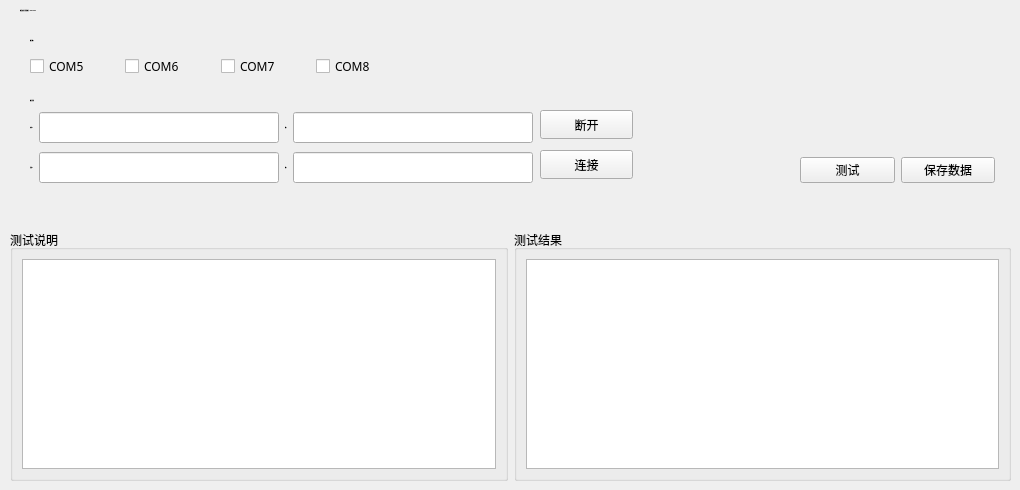
        <widget class="QWidget" name="testexecute_page5">
         <widget class="QWidget" name="layoutWidget_4">
          <property name="geometry">
           <rect>
            <x>10</x>
            <y>230</y>
            <width>1001</width>
            <height>251</height>
           </rect>
          </property>
          <layout class="QGridLayout" name="gridLayout_14">
           <item row="0" column="0">
            <widget class="QGroupBox" name="groupBox_5">
             <property name="title">
              <string>测试说明</string>
             </property>
             <layout class="QGridLayout" name="gridLayout_15">
              <item row="0" column="0">
               <widget class="QTextBrowser" name="testexecute_page5_textBrowser_guide"/>
              </item>
             </layout>
            </widget>
           </item>
           <item row="0" column="1">
            <widget class="QGroupBox" name="groupBox_6">
             <property name="title">
              <string>测试结果</string>
             </property>
             <layout class="QGridLayout" name="gridLayout_16">
              <item row="0" column="0">
               <widget class="QTextBrowser" name="testexecute_page5_textBrowser_log"/>
              </item>
             </layout>
            </widget>
           </item>
          </layout>
         </widget>
         <widget class="QLabel" name="testexecute_page5_label_11">
          <property name="geometry">
           <rect>
            <x>30</x>
            <y>90</y>
            <width>153</width>
            <height>21</height>
           </rect>
          </property>
          <property name="font">
           <font>
            <family>Microsoft YaHei</family>
            <pointsize>-1</pointsize>
            <weight>75</weight>
            <bold>true</bold>
           </font>
          </property>
          <property name="text">
           <string>测试配置</string>
          </property>
         </widget>
         <widget class="QWidget" name="layoutWidget_5">
          <property name="geometry">
           <rect>
            <x>30</x>
            <y>50</y>
            <width>375</width>
            <height>33</height>
           </rect>
          </property>
          <layout class="QGridLayout" name="gridLayout_17">
           <item row="0" column="0">
            <widget class="QCheckBox" name="testexecute_page5_checkBox_com5">
             <property name="font">
              <font>
               <family>Microsoft YaHei</family>
               <pointsize>9</pointsize>
              </font>
             </property>
             <property name="text">
              <string>COM5</string>
             </property>
            </widget>
           </item>
           <item row="0" column="1">
            <widget class="QCheckBox" name="testexecute_page5_checkBox_com6">
             <property name="font">
              <font>
               <family>Microsoft YaHei</family>
               <pointsize>9</pointsize>
              </font>
             </property>
             <property name="text">
              <string>COM6</string>
             </property>
            </widget>
           </item>
           <item row="0" column="2">
            <widget class="QCheckBox" name="testexecute_page5_checkBox_com7">
             <property name="font">
              <font>
               <family>Microsoft YaHei</family>
               <pointsize>9</pointsize>
              </font>
             </property>
             <property name="text">
              <string>COM7</string>
             </property>
            </widget>
           </item>
           <item row="0" column="3">
            <widget class="QCheckBox" name="testexecute_page5_checkBox_com8">
             <property name="font">
              <font>
               <family>Microsoft YaHei</family>
               <pointsize>9</pointsize>
              </font>
             </property>
             <property name="text">
              <string>COM8</string>
             </property>
            </widget>
           </item>
          </layout>
         </widget>
         <widget class="QWidget" name="layoutWidget_6">
          <property name="geometry">
           <rect>
            <x>30</x>
            <y>110</y>
            <width>503</width>
            <height>35</height>
           </rect>
          </property>
          <layout class="QGridLayout" name="gridLayout_18">
           <item row="0" column="0">
            <widget class="QLabel" name="testexecute_page5_label_12">
             <property name="font">
              <font>
               <family>Microsoft YaHei</family>
               <pointsize>-1</pointsize>
               <weight>75</weight>
               <bold>true</bold>
              </font>
             </property>
             <property name="text">
              <string>本地IP</string>
             </property>
            </widget>
           </item>
           <item row="0" column="1">
            <widget class="QLineEdit" name="testexecute_page5_lineEdit_local_ip">
             <property name="font">
              <font>
               <family>Microsoft YaHei</family>
               <pointsize>12</pointsize>
              </font>
             </property>
            </widget>
           </item>
           <item row="0" column="2">
            <widget class="QLabel" name="testexecute_page5_label_13">
             <property name="font">
              <font>
               <family>Microsoft YaHei</family>
               <pointsize>-1</pointsize>
               <weight>75</weight>
               <bold>true</bold>
              </font>
             </property>
             <property name="text">
              <string>端口</string>
             </property>
            </widget>
           </item>
           <item row="0" column="3">
            <widget class="QLineEdit" name="testexecute_page5_lineEdit_local_port">
             <property name="font">
              <font>
               <family>Microsoft YaHei</family>
               <pointsize>12</pointsize>
              </font>
             </property>
            </widget>
           </item>
          </layout>
         </widget>
         <widget class="QLabel" name="testexecute_page5_label_14">
          <property name="geometry">
           <rect>
            <x>20</x>
            <y>0</y>
            <width>241</width>
            <height>21</height>
           </rect>
          </property>
          <property name="font">
           <font>
            <family>Microsoft YaHei</family>
            <pointsize>-1</pointsize>
            <weight>75</weight>
            <bold>true</bold>
           </font>
          </property>
          <property name="text">
           <string>协议转换与控制测试：COM5-COM8</string>
          </property>
         </widget>
         <widget class="QWidget" name="layoutWidget_7">
          <property name="geometry">
           <rect>
            <x>800</x>
            <y>150</y>
            <width>195</width>
            <height>41</height>
           </rect>
          </property>
          <layout class="QGridLayout" name="gridLayout_19">
           <item row="0" column="0">
            <widget class="QPushButton" name="testexecute_page5_pushButton_execute">
             <property name="text">
              <string>测试</string>
             </property>
            </widget>
           </item>
           <item row="0" column="1">
            <widget class="QPushButton" name="testexecute_page5_pushButton_savedata">
             <property name="text">
              <string>保存数据</string>
             </property>
            </widget>
           </item>
          </layout>
         </widget>
         <widget class="QPushButton" name="testexecute_page5_pushButton_local_disconnect">
          <property name="geometry">
           <rect>
            <x>540</x>
            <y>110</y>
            <width>93</width>
            <height>29</height>
           </rect>
          </property>
          <property name="text">
           <string>断开</string>
          </property>
         </widget>
         <widget class="QWidget" name="layoutWidget_8">
          <property name="geometry">
           <rect>
            <x>30</x>
            <y>150</y>
            <width>503</width>
            <height>35</height>
           </rect>
          </property>
          <layout class="QGridLayout" name="gridLayout_20">
           <item row="0" column="0">
            <widget class="QLabel" name="testexecute_page5_label_15">
             <property name="font">
              <font>
               <family>Microsoft YaHei</family>
               <pointsize>-1</pointsize>
               <weight>75</weight>
               <bold>true</bold>
              </font>
             </property>
             <property name="text">
              <string>远程IP</string>
             </property>
            </widget>
           </item>
           <item row="0" column="1">
            <widget class="QLineEdit" name="testexecute_page5_lineEdit_remote_ip">
             <property name="font">
              <font>
               <family>Microsoft YaHei</family>
               <pointsize>12</pointsize>
              </font>
             </property>
            </widget>
           </item>
           <item row="0" column="2">
            <widget class="QLabel" name="testexecute_page5_label_16">
             <property name="font">
              <font>
               <family>Microsoft YaHei</family>
               <pointsize>-1</pointsize>
               <weight>75</weight>
               <bold>true</bold>
              </font>
             </property>
             <property name="text">
              <string>端口</string>
             </property>
            </widget>
           </item>
           <item row="0" column="3">
            <widget class="QLineEdit" name="testexecute_page5_lineEdit_remote_port">
             <property name="font">
              <font>
               <family>Microsoft YaHei</family>
               <pointsize>12</pointsize>
              </font>
             </property>
            </widget>
           </item>
          </layout>
         </widget>
         <widget class="QLabel" name="testexecute_page5_label_17">
          <property name="geometry">
           <rect>
            <x>30</x>
            <y>30</y>
            <width>153</width>
            <height>21</height>
           </rect>
          </property>
          <property name="font">
           <font>
            <family>Microsoft YaHei</family>
            <pointsize>-1</pointsize>
            <weight>75</weight>
            <bold>true</bold>
           </font>
          </property>
          <property name="text">
           <string>测试端口</string>
          </property>
         </widget>
         <widget class="QPushButton" name="testexecute_page5_pushButton_remote_link">
          <property name="geometry">
           <rect>
            <x>540</x>
            <y>150</y>
            <width>93</width>
            <height>29</height>
           </rect>
          </property>
          <property name="text">
           <string>连接</string>
          </property>
         </widget>
        </widget>
